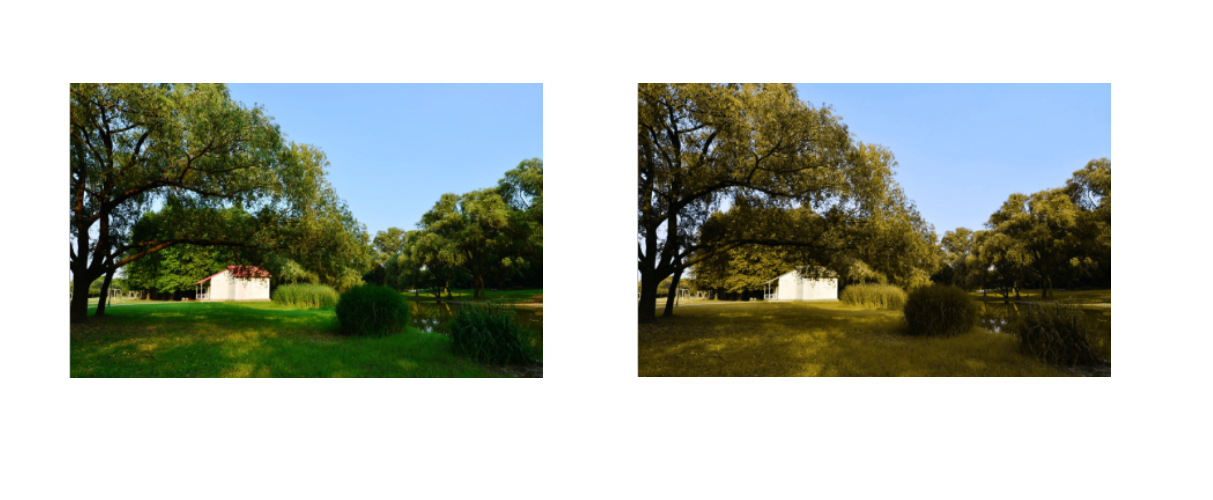
#> input picture season/1.jpg, 1213 x 500 px
$ python transfer.py season/1.jpg
#> lines starting #> are read from the running program, lines starting #| are printed output that depends on the picture
# -*- coding: utf-8 -*-

import cv2
import sys

if __name__ == '__main__':
	image = cv2.imread(sys.argv[1])
#> image is the input picture: shape (500, 1213, 3); mean B, G, R 173.7, 182.6, 177.4
	image = cv2.cvtColor(image,cv2.COLOR_BGR2LAB)
#> image: shape (500, 1213, 3); mean of channels 0, 1, 2 183.3, 125.4, 132.7
	image[:,:,1] = 127
#> image: shape (500, 1213, 3); mean of channels 0, 1, 2 183.3, 127, 132.7
	image = cv2.cvtColor(image,cv2.COLOR_LAB2BGR)
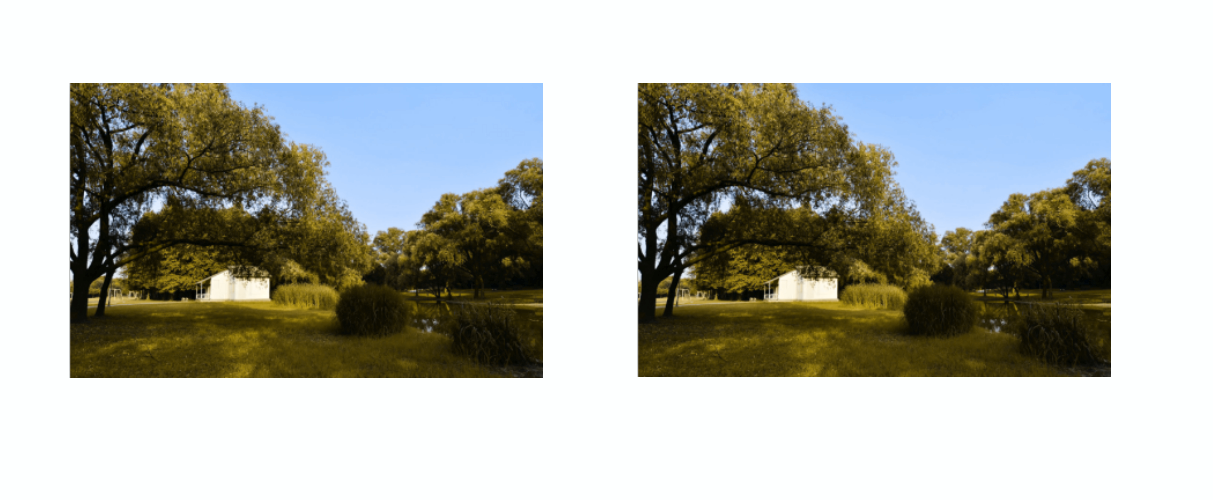
#> image: shape (500, 1213, 3); mean B, G, R 173.8, 181.8, 179.9
	cv2.imwrite('out.jpg',image)

$ run again, on season/3.jpg
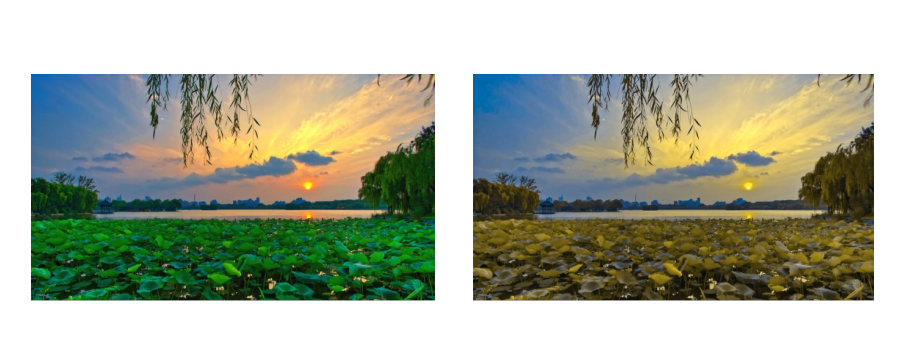
#> input picture season/3.jpg, 923 x 361 px
#> image is the input picture: shape (361, 923, 3); mean B, G, R 162.4, 179, 173.7
#> `image = cv2.cvtColor(image,cv2.COLOR_LAB2BGR)`:
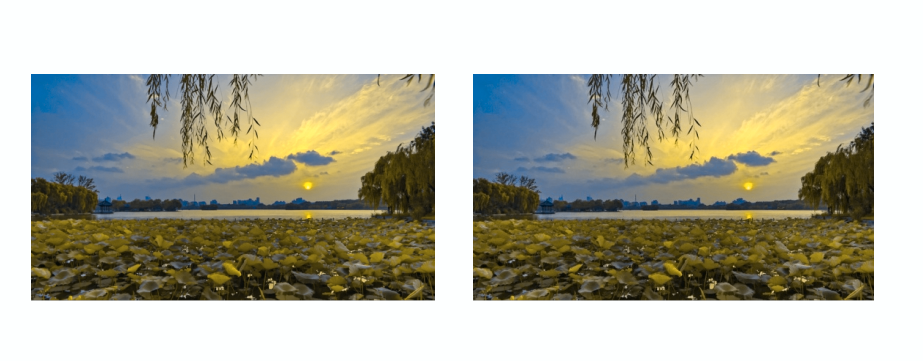
#> image: shape (361, 923, 3); mean B, G, R 162.6, 178.1, 179.2
